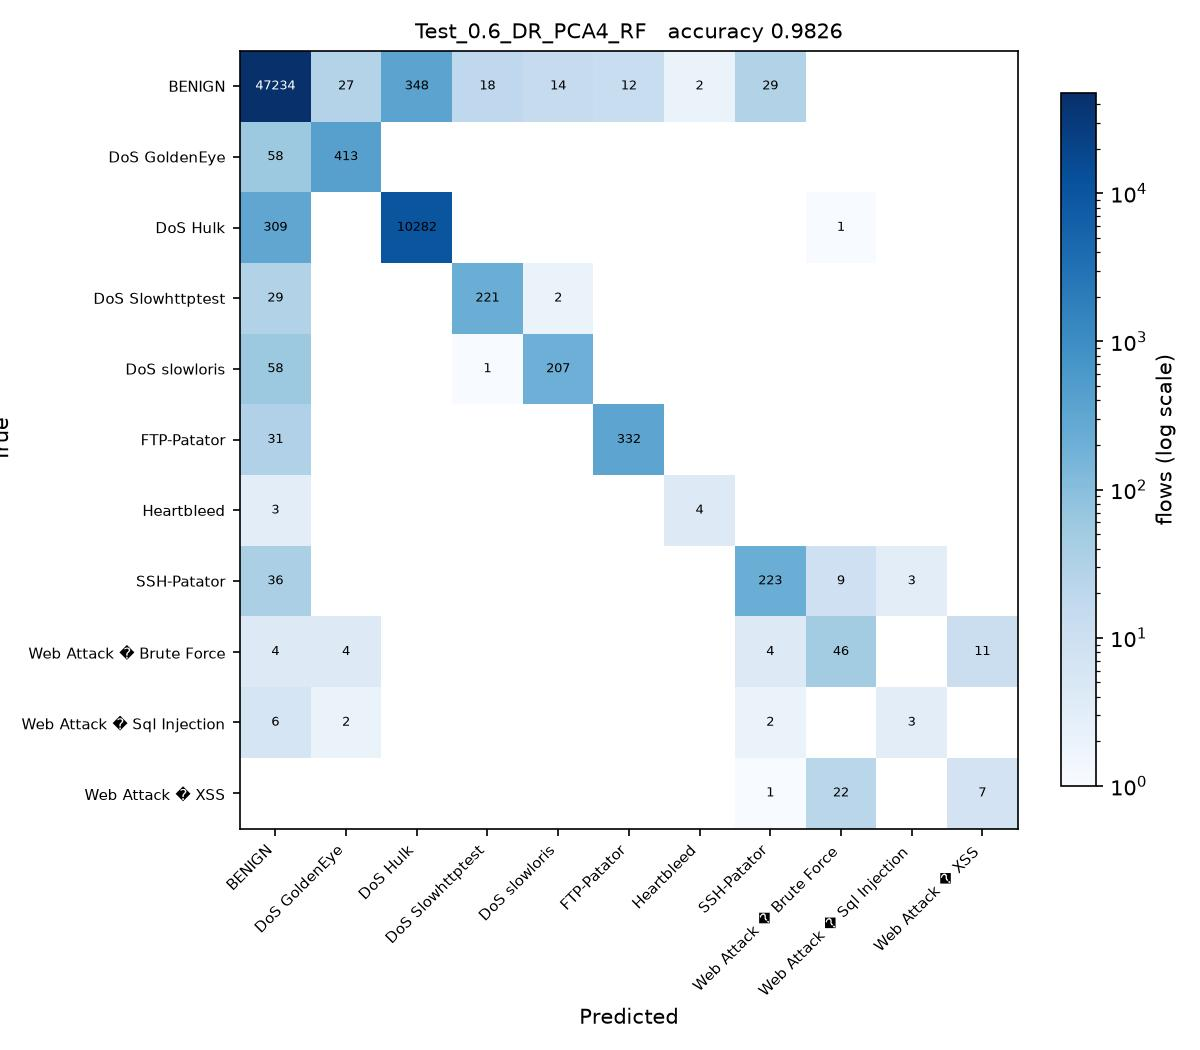

Python code for this plot:
# Test_0.6_DR_PCA4_RF.py
#
# Test size 0.6  |  PCA, 4 components  |  Random Forest (sheet #7)
#
# This is SGDC_60_40.py with the changes marked CHANGE below and nothing else.

import os
from pathlib import Path

# CHANGE 1: find the folder holding the three CSV files and run from there, so
# the plain file names below resolve no matter where this script is started
# from or how deeply it sits inside the project folder.
HERE = Path(__file__).resolve().parent
for PROJECT in [HERE, *HERE.parents]:
    if (PROJECT / 'Tuesday-WorkingHours.pcap_ISCX.csv').exists():
        os.chdir(PROJECT)
        break
else:
    raise SystemExit('Put this folder inside the folder that holds the three '
                     'CIC-IDS2017 CSV files, then run the script again.')
import numpy as np
import pandas as pd

df1 = pd.read_csv('Tuesday-WorkingHours.pcap_ISCX.csv', low_memory=True)
df2 = pd.read_csv('Wednesday-workingHours.pcap_ISCX.csv', low_memory=True)
df3 = pd.read_csv('Thursday-WorkingHours-Morning-WebAttacks.pcap_ISCX.csv', low_memory=True)

dataset = pd.concat([df1, df2, df3], ignore_index=True)

dataset.columns = dataset.columns.str.strip()

# CHANGE 2: a stratified sample of 100000 flows, the same for every run. An RBF
# SVM on all 1.3 million flows would take about an hour per script.
# At least 50 flows of every class are kept.
label = dataset.columns[-1]
dataset = pd.concat(
    [g.sample(n=min(len(g), max(50, round(100000 * len(g) / len(dataset)))), random_state=0)
     for _, g in dataset.groupby(label)],
    ignore_index=True
)

X = dataset.iloc[:, :-1]
y = dataset.iloc[:, -1]

X = X.apply(pd.to_numeric, errors='coerce')

X.replace([np.inf, -np.inf], np.nan, inplace=True)

from sklearn.impute import SimpleImputer

imputer = SimpleImputer(missing_values=np.nan, strategy='mean')
X = imputer.fit_transform(X)

from sklearn.preprocessing import LabelEncoder

labelencoder_y = LabelEncoder()
y = labelencoder_y.fit_transform(y)

from sklearn.model_selection import train_test_split

X_train, X_test, y_train, y_test = train_test_split(
    X,
    y,
    test_size=0.6,   # CHANGE 3: test size
    random_state=0,
    stratify=y
)

# CHANGE 4: PCA, from PCA_LDA_KErnel_PCA_CODE.pdf (fit only on training data)
from sklearn.decomposition import PCA

pca = PCA(n_components=4)
X_train = pca.fit_transform(X_train)
X_test = pca.transform(X_test)

# CHANGE 5: Random Forest (sheet #7) in place of SGDClassifier
from sklearn.ensemble import RandomForestClassifier

classifier = RandomForestClassifier(
    n_estimators=100,
    criterion='entropy',
    random_state=0
)

classifier.fit(X_train, y_train)

y_pred = classifier.predict(X_test) 

from sklearn.metrics import confusion_matrix
from sklearn.metrics import accuracy_score
from sklearn.metrics import precision_score
from sklearn.metrics import recall_score
from sklearn.metrics import f1_score
from sklearn.metrics import classification_report

cm = confusion_matrix(y_test, y_pred)

print("Confusion Matrix:\n")
print(cm)

print("\nAccuracy : {:.4f}".format(accuracy_score(y_test, y_pred)))
print("\nPrecision : {:.4f}".format(precision_score(y_test, y_pred, average='weighted')))
print("\nRecall : {:.4f}".format(recall_score(y_test, y_pred, average='weighted')))
print("\nF1 Score : {:.4f}".format(f1_score(y_test, y_pred, average='weighted')))

print("\nClassification Report:\n")
print(classification_report(y_test, y_pred))

# CHANGE 6: save the confusion matrix as Test_0.6_DR_PCA4_RF.jpg and record the result
import matplotlib
matplotlib.use('Agg')
import matplotlib.pyplot as plt
from matplotlib.colors import LogNorm

here = HERE                     # the folder this script sits in
names = [str(c) for c in labelencoder_y.classes_]
fig, ax = plt.subplots(figsize=(8, 7))
im = ax.imshow(cm, cmap='Blues', norm=LogNorm(vmin=1))
ax.set_xticks(range(len(names)), names, rotation=45, ha='right', fontsize=7)
ax.set_yticks(range(len(names)), names, fontsize=7)
ax.set_xlabel('Predicted')
ax.set_ylabel('True')
ax.set_title('Test_0.6_DR_PCA4_RF   accuracy {:.4f}'.format(accuracy_score(y_test, y_pred)), fontsize=10)
for i in range(cm.shape[0]):
    for j in range(cm.shape[1]):
        if cm[i, j]:
            ax.text(j, i, cm[i, j], ha='center', va='center', fontsize=6,
                    color='white' if cm[i, j] > cm.max() / 3 else 'black')
fig.colorbar(im, ax=ax, fraction=0.04, label='flows (log scale)')
fig.tight_layout()
fig.savefig(here / 'Test_0.6_DR_PCA4_RF.jpg', dpi=150)
plt.close(fig)

row = pd.DataFrame([{
    'Test': 0.6, 'DR': 'PCA4', 'Clas': 'RF',
    'Acc': round(accuracy_score(y_test, y_pred), 4),
    'Pre': round(precision_score(y_test, y_pred, average='weighted'), 4),
    'Rec': round(recall_score(y_test, y_pred, average='weighted'), 4),
    'F1': round(f1_score(y_test, y_pred, average='weighted'), 4),
    'script': 'Test_0.6_DR_PCA4_RF',
}])
out = PROJECT / 'results' / '75_runs_pca.csv'
out.parent.mkdir(exist_ok=True)
if out.exists():
    old = pd.read_csv(out)
    row = pd.concat([old[old['script'] != 'Test_0.6_DR_PCA4_RF'], row], ignore_index=True)
row.to_csv(out, index=False)
